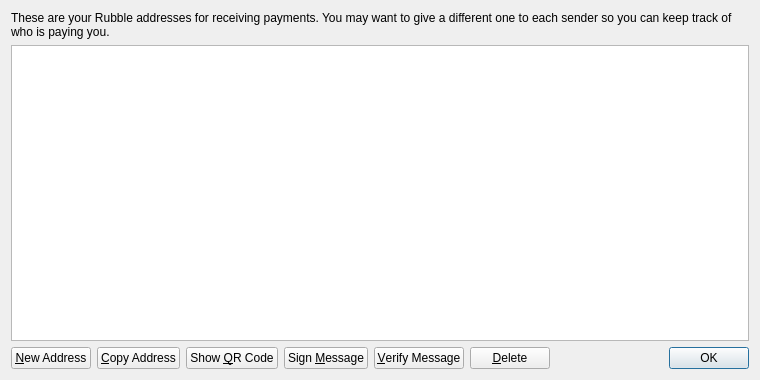
<?xml version="1.0" encoding="UTF-8"?>
<ui version="4.0">
 <class>AddressBookPage</class>
 <widget class="QWidget" name="AddressBookPage">
  <property name="geometry">
   <rect>
    <x>0</x>
    <y>0</y>
    <width>760</width>
    <height>380</height>
   </rect>
  </property>
  <property name="windowTitle">
   <string>Address Book</string>
  </property>
  <layout class="QVBoxLayout" name="verticalLayout">
   <item>
    <widget class="QLabel" name="labelExplanation">
     <property name="text">
      <string>These are your Rubble addresses for receiving payments. You may want to give a different one to each sender so you can keep track of who is paying you.</string>
     </property>
     <property name="textFormat">
      <enum>Qt::PlainText</enum>
     </property>
     <property name="wordWrap">
      <bool>true</bool>
     </property>
    </widget>
   </item>
   <item>
    <widget class="QTableView" name="tableView">
     <property name="contextMenuPolicy">
      <enum>Qt::CustomContextMenu</enum>
     </property>
     <property name="toolTip">
      <string>Double-click to edit address or label</string>
     </property>
     <property name="tabKeyNavigation">
      <bool>false</bool>
     </property>
     <property name="alternatingRowColors">
      <bool>true</bool>
     </property>
     <property name="selectionMode">
      <enum>QAbstractItemView::SingleSelection</enum>
     </property>
     <property name="selectionBehavior">
      <enum>QAbstractItemView::SelectRows</enum>
     </property>
     <property name="sortingEnabled">
      <bool>true</bool>
     </property>
     <attribute name="verticalHeaderVisible">
      <bool>false</bool>
     </attribute>
    </widget>
   </item>
   <item>
    <layout class="QHBoxLayout" name="horizontalLayout">
     <item>
      <widget class="QPushButton" name="newAddressButton">
       <property name="toolTip">
        <string>Create a new address</string>
       </property>
       <property name="text">
        <string>&amp;New Address</string>
       </property>
       <property name="icon">
        <iconset resource="../bitcoin.qrc">
         <normaloff>:/icons/add</normaloff>:/icons/add</iconset>
       </property>
      </widget>
     </item>
     <item>
      <widget class="QPushButton" name="copyToClipboard">
       <property name="toolTip">
        <string>Copy the currently selected address to the system clipboard</string>
       </property>
       <property name="text">
        <string>&amp;Copy Address</string>
       </property>
       <property name="icon">
        <iconset resource="../bitcoin.qrc">
         <normaloff>:/icons/editcopy</normaloff>:/icons/editcopy</iconset>
       </property>
      </widget>
     </item>
     <item>
      <widget class="QPushButton" name="showQRCode">
       <property name="text">
        <string>Show &amp;QR Code</string>
       </property>
       <property name="icon">
        <iconset resource="../bitcoin.qrc">
         <normaloff>:/icons/qrcode</normaloff>:/icons/qrcode</iconset>
       </property>
      </widget>
     </item>
     <item>
      <widget class="QPushButton" name="signMessage">
       <property name="toolTip">
        <string>Sign a message to prove you own a Rubble address</string>
       </property>
       <property name="text">
        <string>Sign &amp;Message</string>
       </property>
       <property name="icon">
        <iconset resource="../bitcoin.qrc">
         <normaloff>:/icons/edit</normaloff>:/icons/edit</iconset>
       </property>
      </widget>
     </item>
     <item>
      <widget class="QPushButton" name="verifyMessage">
       <property name="toolTip">
        <string>Verify a message to ensure it was signed with a specified Rubble address</string>
       </property>
       <property name="text">
        <string>&amp;Verify Message</string>
       </property>
       <property name="icon">
        <iconset resource="../bitcoin.qrc">
         <normaloff>:/icons/transaction_0</normaloff>:/icons/transaction_0</iconset>
       </property>
      </widget>
     </item>
     <item>
      <widget class="QPushButton" name="deleteButton">
       <property name="toolTip">
        <string>Delete the currently selected address from the list</string>
       </property>
       <property name="text">
        <string>&amp;Delete</string>
       </property>
       <property name="icon">
        <iconset resource="../bitcoin.qrc">
         <normaloff>:/icons/remove</normaloff>:/icons/remove</iconset>
       </property>
      </widget>
     </item>
     <item>
      <spacer name="horizontalSpacer">
       <property name="orientation">
        <enum>Qt::Horizontal</enum>
       </property>
       <property name="sizeHint" stdset="0">
        <size>
         <width>40</width>
         <height>20</height>
        </size>
       </property>
      </spacer>
     </item>
     <item>
      <widget class="QDialogButtonBox" name="buttonBox">
       <property name="sizePolicy">
        <sizepolicy hsizetype="Maximum" vsizetype="Fixed">
         <horstretch>0</horstretch>
         <verstretch>0</verstretch>
        </sizepolicy>
       </property>
       <property name="standardButtons">
        <set>QDialogButtonBox::Ok</set>
       </property>
      </widget>
     </item>
    </layout>
   </item>
  </layout>
 </widget>
 <resources>
  <include location="../bitcoin.qrc"/>
 </resources>
 <connections/>
</ui>
